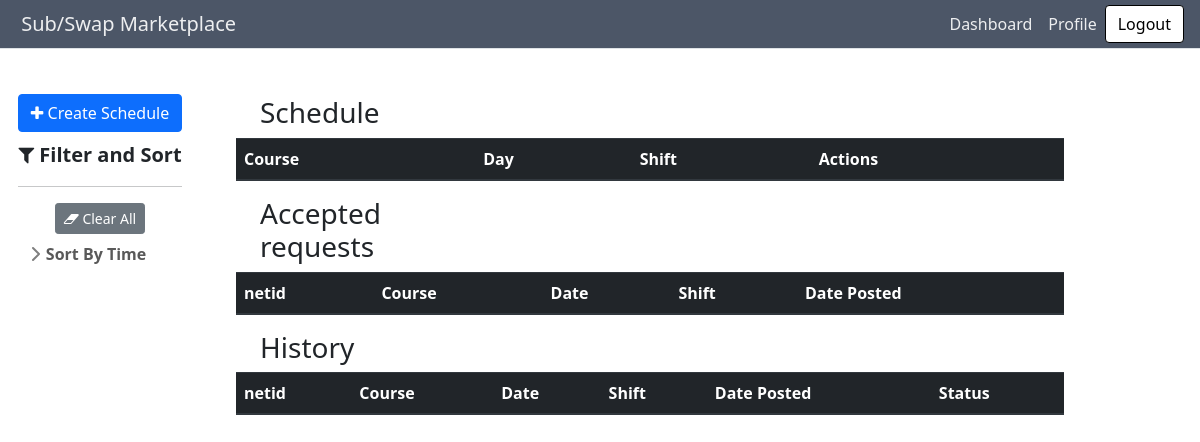
The app's page /profile (signed in), older data.
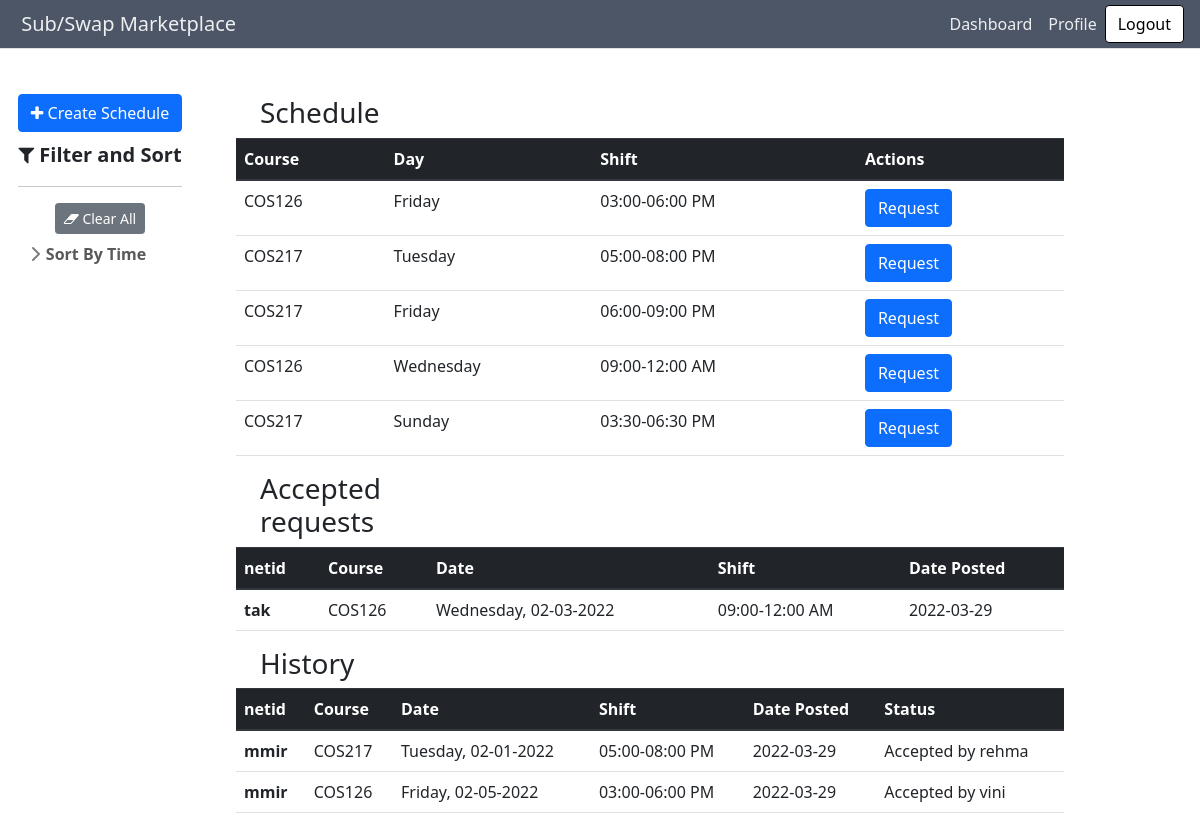
The same page, newer data.
### subapp/models.py (models this page shows, shortened)
class Shift(db.Model):
    id = db.Column(db.Integer, primary_key=True)
    day = db.Column(db.String(10), nullable=False)
    start = db.Column(db.Time, nullable=False)
    end = db.Column(db.Time, nullable=False)
    course = db.Column(db.String(120), nullable=False)
    staff = db.relationship(
        "User", secondary=a_assigned_shifts, back_populates="schedule")
    requests = db.relationship(
        "Request", secondary=a_requested_shifts, back_populates="shift")

class Request(db.Model):
    id = db.Column(db.Integer, primary_key=True)
    swap = db.Column(db.Boolean, default=False, nullable=False)
    base_price = db.Column(db.Integer, nullable=False)
    accepted = db.Column(db.Boolean, default=False, nullable=False)
    bonus = db.Column(db.Integer, nullable=False, default=0)
    date_posted = db.Column(db.DateTime, nullable=False, default=datetime.utcnow)
    date_requested = db.Column(db.DateTime, nullable=False)
    posted_by = db.relationship(
        "User", secondary=a_posted_requests, back_populates='posted_requests')
    accepted_by = db.relationship(
        "User", secondary=a_accepted_requests, back_populates='accepted_requests')
    shift = db.relationship(
        "Shift", secondary=a_requested_shifts, back_populates="requests")

class User(db.Model, UserMixin):
    id = db.Column(db.Integer, primary_key=True)
    netid = db.Column(db.String(120), unique=True, nullable=False)
    balance = db.Column(db.Integer, default=0)
    posted_requests = db.relationship(
        "Request", secondary=a_posted_requests, back_populates='posted_by')
    accepted_requests = db.relationship(
        "Request", secondary=a_accepted_requests, back_populates='accepted_by')
    schedule = db.relationship("Shift", secondary=a_assigned_shifts, back_populates='staff')
    def inactive_requests(self):
        return [request for request in self.posted_requests if request.accepted]

### subapp/main/routes.py (the view)
@main.route("/profile", methods=['GET', 'PUT'])
@login_required
def profile():
    html = render_template('main/profile.html', shifts=current_user.schedule, requests=current_user.accepted_requests, history=current_user.inactive_requests())
    return make_response(html)

### subapp/models.py (called while the page is built)
@login_manager.user_loader
def load_user(user_id):
    return User.query.get(int(user_id))

### subapp/main/templates/main/profile.html (shortened to what this page needs)
{% extends "main/base.html" %}
{% import 'bootstrap/wtf.html' as wtf %}
{% block content %}
<div class="container-fluid">
  <div class="row align-items-start">
    <div class="sticky sidebar_container col-md-2">
      {% with tags_by_category=tags_by_category %} {% include
      "main/sidebar.html" %} {%endwith%}
    </div>
    <div class="col-md-9">
      <section class="py-5">
        <div class="items_container container px-4 px-lg-5">
          <div id="posts" class="
              row
              gx-4 gx-lg-5
              row-cols-1 row-cols-md-2 row-cols-xl-3
              justify-content-left
            ">
            <table class="table">
              <h3>Schedule</h3>
              <thead class="thead-dark">
                <tr>
                  <th scope="col">Course</th>
                  <th scope="col">Day</th>
                  <th scope="col">Shift</th>
                  <th scope="col">Actions</th>
                </tr>
              </thead>
              <tbody>
                {% for shift in shifts %}
                <tr>
                  <td>{{shift.course}}</td>
                  <td>{{shift.day}}</td>
                  <td> {{shift.start.strftime("%I:%M")}}-{{shift.end.strftime("%I:%M %p")}}</td>
                  <td>
                    <a href="{{url_for('requests.create_request', shiftid=shift.id)}}" class="btn btn-primary" role="button" >Request</a>
                  </td>
                </tr>
                {% endfor %}
              </tbody>
            </table>
            <table class="table">
              <h3>Accepted requests</h3>
              <thead class="thead-dark">
                <tr>
                  <th scope="col">netid</th>
                  <th scope="col">Course</th>
                  <th scope="col">Date</th>
                  <th scope="col">Shift</th>
                  <th scope="col">Date Posted</th>
                </tr>
              </thead>
              <tbody>
                {% for request in requests%}
                <tr>
                  <th scope="row">{{request.posted_by[0].netid}}</th>
                  <td>{{request.shift[0].course}}</td>
                  <td>{{request.shift[0].day}}, {{request.date_requested.strftime('%m-%d-%Y')}}</td>
                  <td> {{request.shift[0].start.strftime("%I:%M")}}-{{request.shift[0].end.strftime("%I:%M %p")}}</td>
                  <td>{{ request.date_posted.strftime('%Y-%m-%d') }}</td>
                </tr>
                {% endfor %}
              </tbody>
            </table>
            <table class="table">
              <h3>History</h3>
              <thead class="thead-dark">
                <tr>
                  <th scope="col">netid</th>
                  <th scope="col">Course</th>
                  <th scope="col">Date</th>
                  <th scope="col">Shift</th>
                  <th scope="col">Date Posted</th>
                  <th scope="col">Status</th>
                </tr>
              </thead>
              <tbody>
                {% for request in history%}
                <tr>
                  <th scope="row">{{request.posted_by[0].netid}}</th>
                  <td>{{request.shift[0].course}}</td>
                  <td>{{request.shift[0].day}}, {{request.date_requested.strftime('%m-%d-%Y')}}</td>
                  <td> {{request.shift[0].start.strftime("%I:%M")}}-{{request.shift[0].end.strftime("%I:%M %p")}}</td>
                  <td>{{ request.date_posted.strftime('%Y-%m-%d') }}</td>
                  <td>Accepted by {{request.accepted_by[0].netid}}</td>
                </tr>
                {% endfor %}
              </tbody>
            </table>
      </section>
    </div>
  </div>
</div>
<link rel="stylesheet"
  href="https://cdnjs.cloudflare.com/ajax/libs/bootstrap-datepicker/1.4.1/css/bootstrap-datepicker3.css" />
{% endblock content %}

Row changes from the older to the newer data that the page shows:
now on this page (row unchanged): Shift: course "COS126", day "Friday", start "03:00", end "06:00 PM"
now on this page (row edited): Shift: course "COS217", day "Tuesday", start "05:00", end "08:00 PM"
now on this page (row edited): Shift: course "COS217", day "Friday", start "06:00", end "09:00 PM"
now on this page (row edited): Shift: course "COS126", day "Wednesday", start "09:00", end "12:00 AM"
now on this page (row edited): Shift: course "COS217", day "Sunday", start "03:30", end "06:30 PM"
now on this page (row edited): Request: netid "tak", course "COS126", day "Wednesday", date_requested "02-03-2022", start "09:00", end "12:00 AM", date_posted "2022-03-29", shown under "Accepted requests"
now on this page (row edited): Request: netid "mmir", course "COS217", day "Tuesday", date_requested "02-01-2022", start "05:00", end "08:00 PM", date_posted "2022-03-29", netid "rehma", shown under "History"
now on this page (row edited): Request: netid "mmir", course "COS126", day "Friday", date_requested "02-05-2022", start "03:00", end "06:00 PM", date_posted "2022-03-29", netid "vini", shown under "History"
